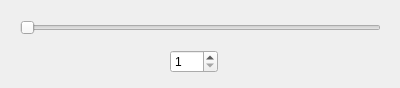
<?xml version="1.0" encoding="UTF-8"?>
<ui version="4.0">
 <class>Dialog</class>
 <widget class="QDialog" name="Dialog">
  <property name="geometry">
   <rect>
    <x>0</x>
    <y>0</y>
    <width>400</width>
    <height>88</height>
   </rect>
  </property>
  <property name="windowTitle">
   <string>Dialog</string>
  </property>
  <widget class="QSlider" name="horizontalSlider">
   <property name="geometry">
    <rect>
     <x>20</x>
     <y>20</y>
     <width>361</width>
     <height>16</height>
    </rect>
   </property>
   <property name="minimum">
    <number>1</number>
   </property>
   <property name="maximum">
    <number>20</number>
   </property>
   <property name="pageStep">
    <number>1</number>
   </property>
   <property name="value">
    <number>1</number>
   </property>
   <property name="orientation">
    <enum>Qt::Horizontal</enum>
   </property>
  </widget>
  <widget class="QSpinBox" name="spinBox">
   <property name="geometry">
    <rect>
     <x>170</x>
     <y>50</y>
     <width>48</width>
     <height>23</height>
    </rect>
   </property>
   <property name="minimum">
    <number>1</number>
   </property>
   <property name="maximum">
    <number>20</number>
   </property>
  </widget>
 </widget>
 <resources/>
 <connections>
  <connection>
   <sender>horizontalSlider</sender>
   <signal>valueChanged(int)</signal>
   <receiver>spinBox</receiver>
   <slot>setValue(int)</slot>
   <hints>
    <hint type="sourcelabel">
     <x>200</x>
     <y>27</y>
    </hint>
    <hint type="destinationlabel">
     <x>193</x>
     <y>61</y>
    </hint>
   </hints>
  </connection>
  <connection>
   <sender>spinBox</sender>
   <signal>valueChanged(int)</signal>
   <receiver>horizontalSlider</receiver>
   <slot>setValue(int)</slot>
   <hints>
    <hint type="sourcelabel">
     <x>193</x>
     <y>61</y>
    </hint>
    <hint type="destinationlabel">
     <x>200</x>
     <y>27</y>
    </hint>
   </hints>
  </connection>
 </connections>
</ui>
